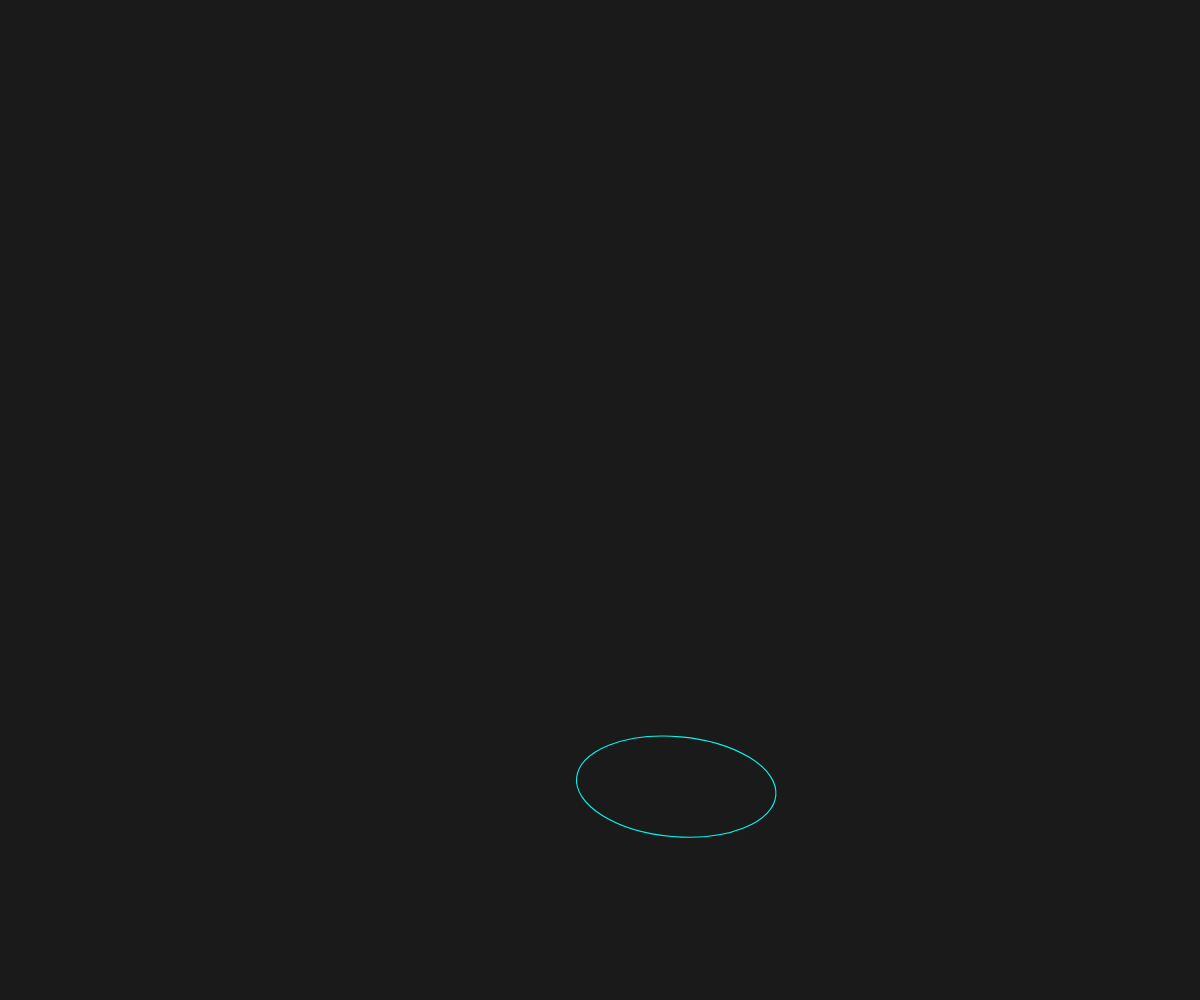
Frame 1 (no input)
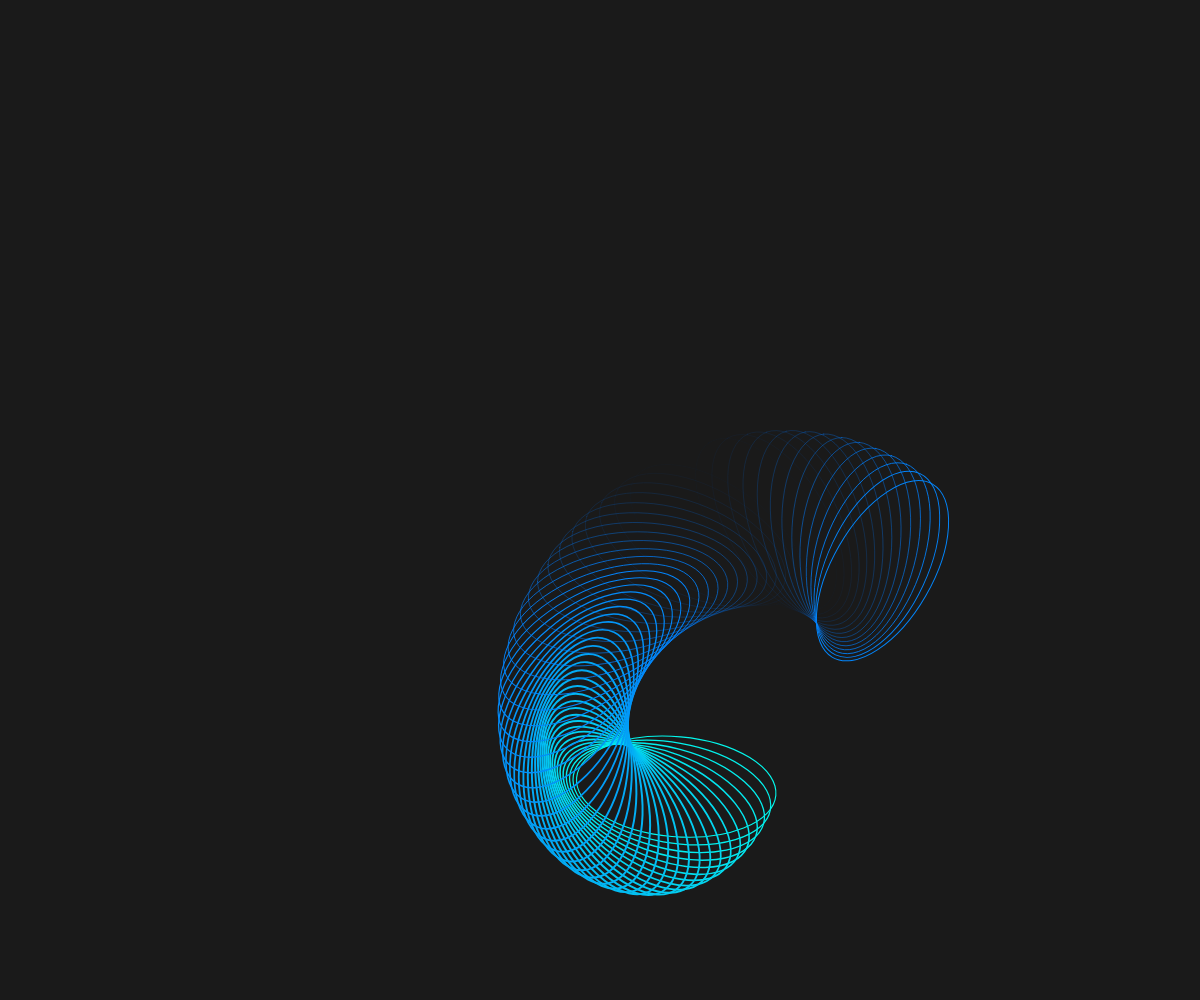
Frame 60 (no input)
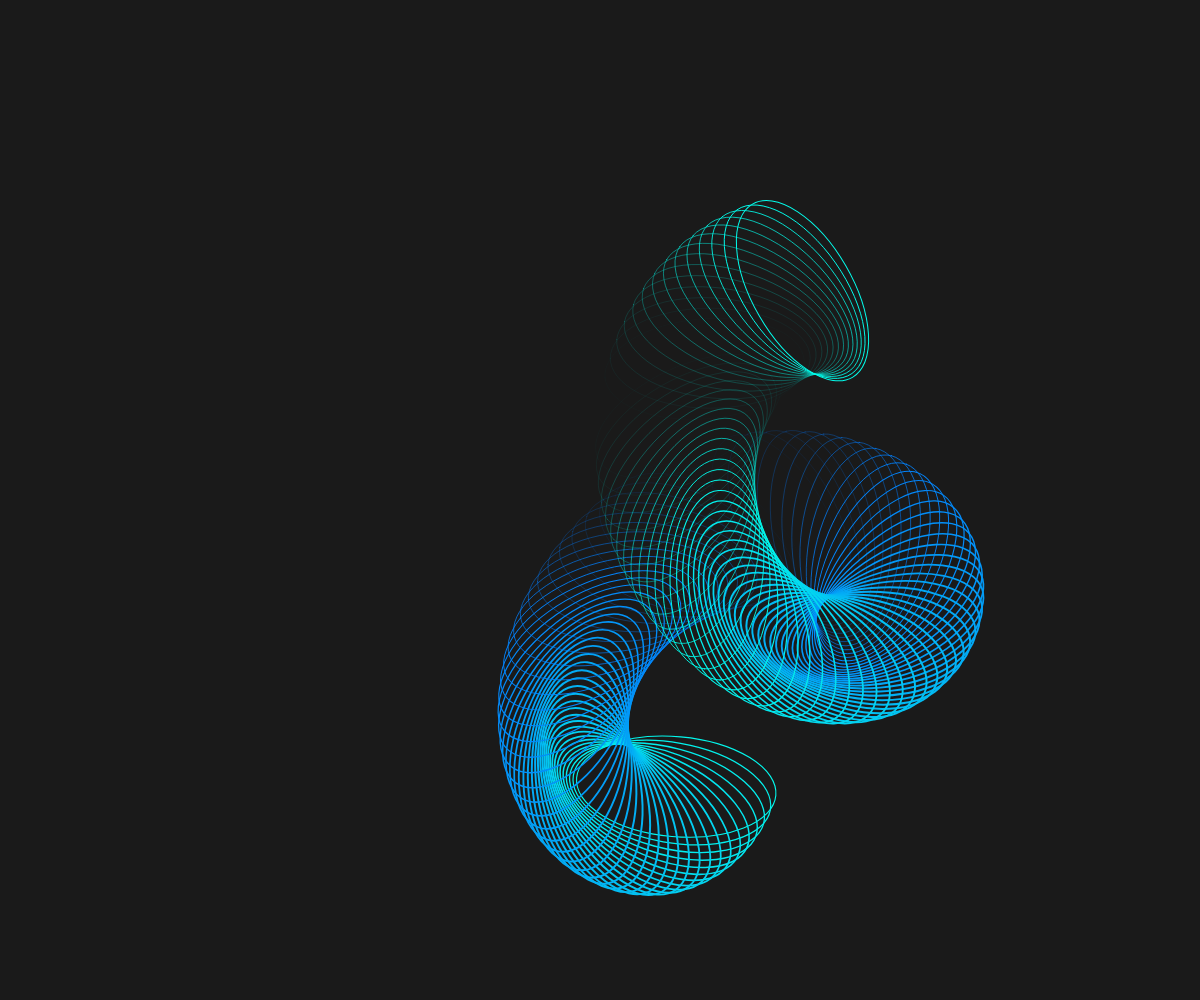
Frame 120 (the mouse pressed at the canvas centre since frame 60)

The p5.js sketch that drew these frames (run headless with seeded random() and noise() and a simulated clock; from frame 60 on, the mouse is pressed at the canvas centre):

// p5.js sketch
// ── sketch.js
function preload() {
  // put preload code here
}

function setup() {
  createCanvas(windowWidth, windowHeight);
  frameRate(60);
  angleMode(DEGREES);
  background("#1a1a1a");

  // put setup code here
}

function draw() {
  // put drawing code here
  stroke(lerpColor(color("#03fceb"), color("#0373fc"), sin(frameCount * 2)));
  strokeWeight(sin(frameCount * 6) + 1);
  if (frameCount <= 360) {
    push();
    translate(windowWidth / 2 + sin(frameCount) * 200, windowHeight / 2 + cos(frameCount) * 200);
    rotate(frameCount * 5);
    noFill();
    ellipse(windowWidth / 15, windowWidth / 15, windowWidth / 6, windowWidth / 12);
    pop();
  }
}
